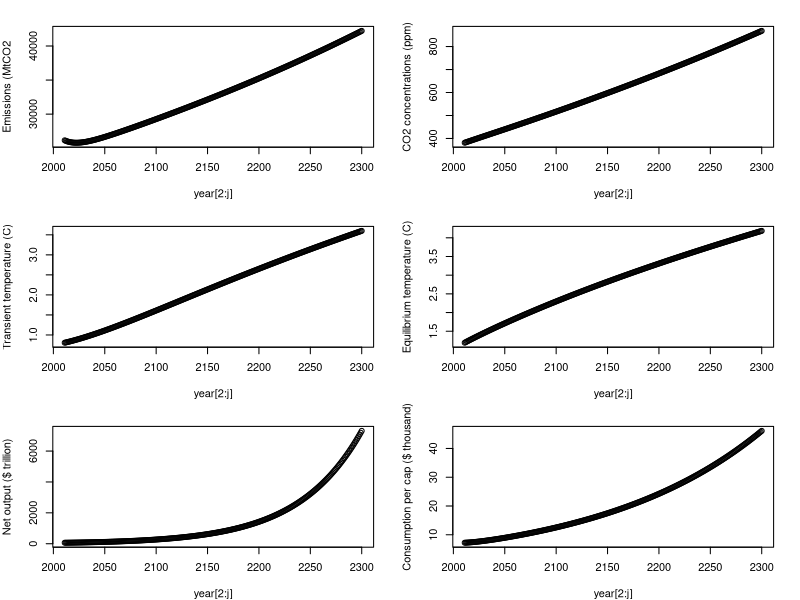
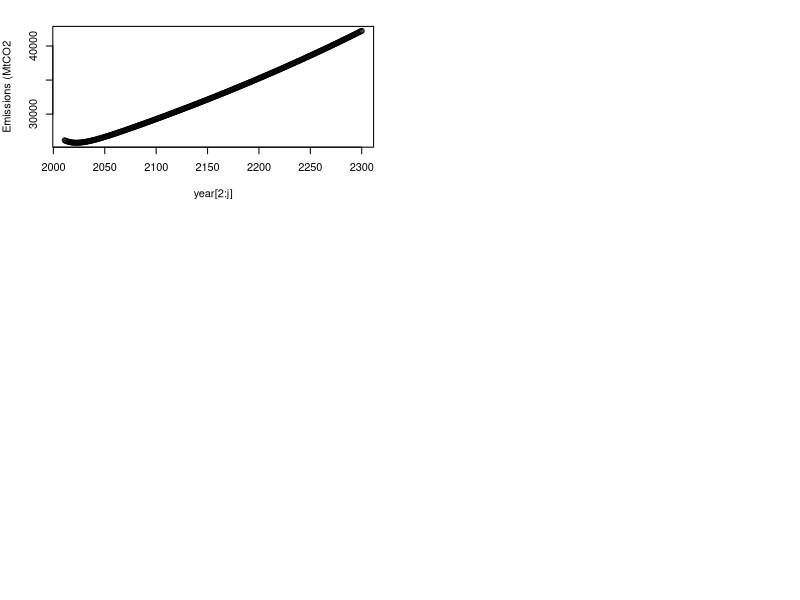
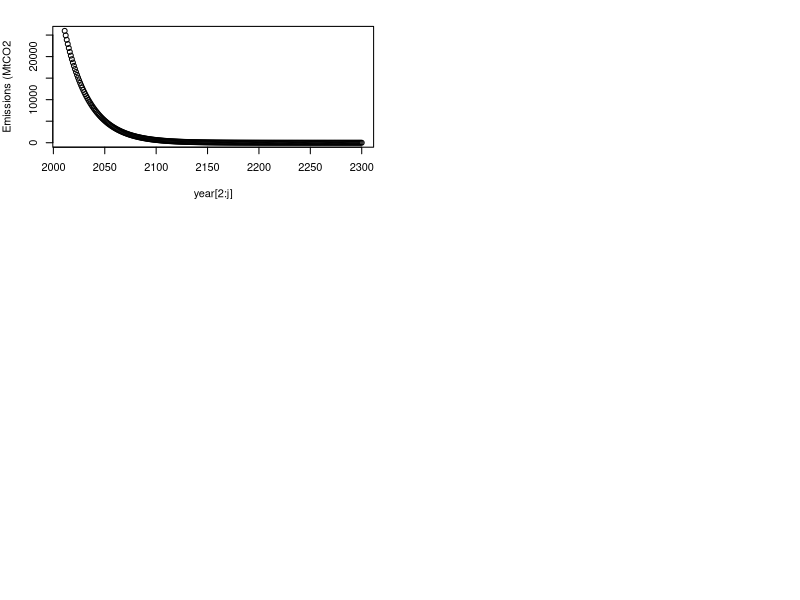
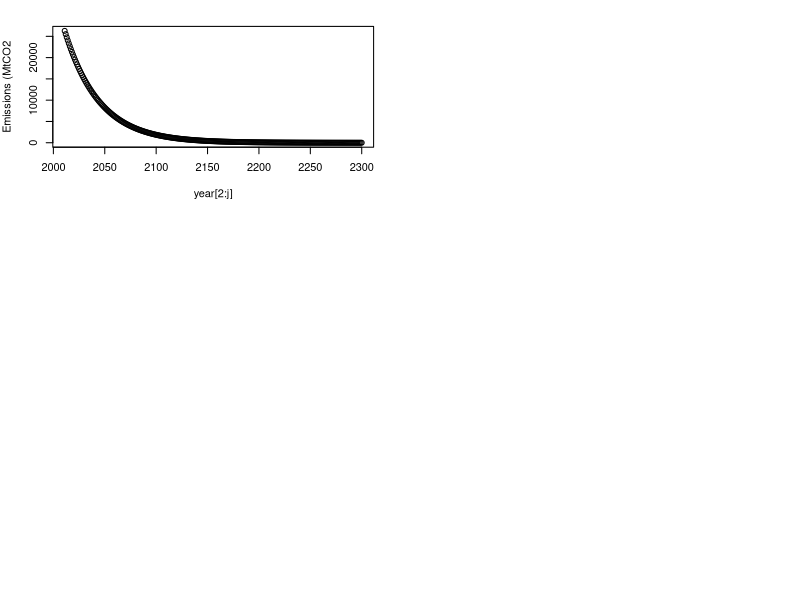
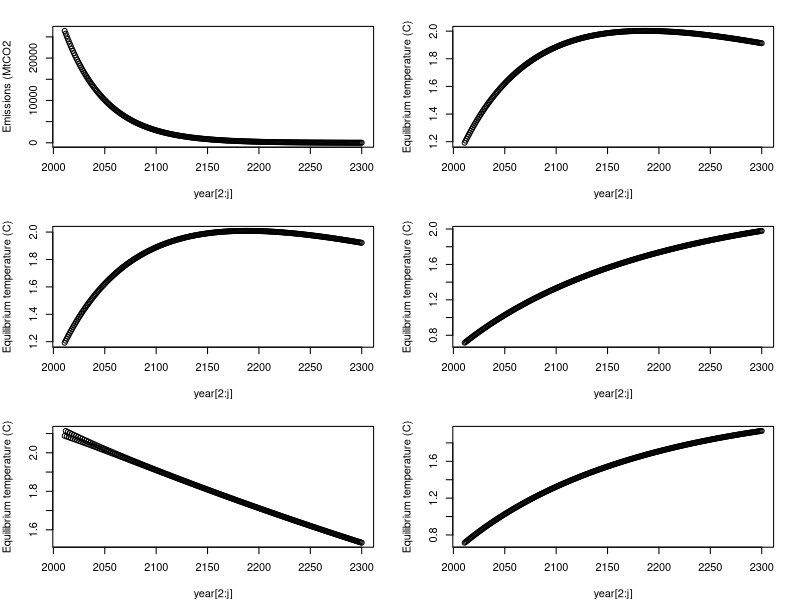
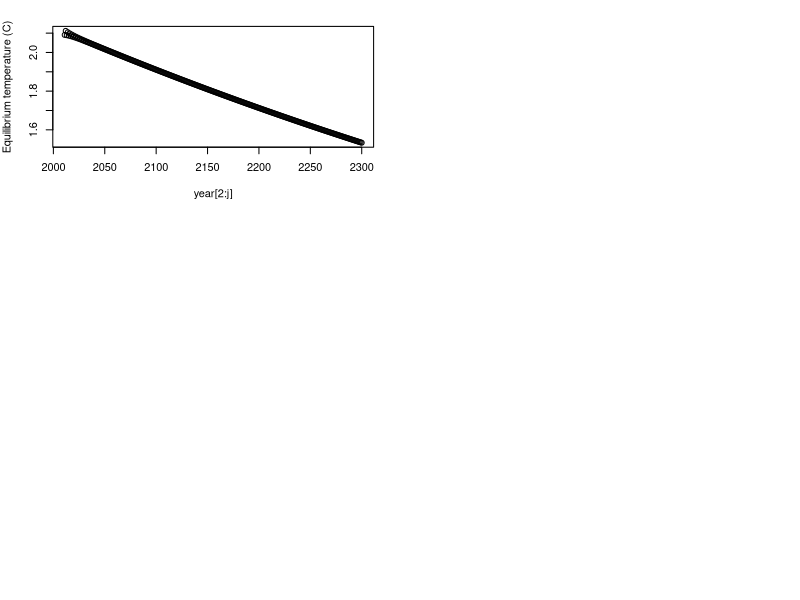

The R source for these figures, in order:
## ---- chunk 1
knitr::opts_chunk$set(echo = TRUE)
## ---- chunk 2
 #set your own directory here 
    setwd('~/Documents/UCSB/W22/Econ & Policy of CC/PS1/ESM229_PS1')
    rm(list=ls()) # clears workspace
## ---- chunk 3
# Fixed Economic parameters (LEAVE THIS ALONE FOR NOW)
    p_saving<-c(.22) # output saved, default at 0.22
    p_capShare<-c(.3) # Cobb-Douglas capital share, default at 0.3
    p_capDep<-c(.1) # capital depreciation, default at 0.1
    p_TFP_g<-c(.005) # TFP growth rate, default at 0.005   
    p_damage<-c(.009) # default at 0.009

    # Variable Economic parameters (TRY DIFFERENT VALUES)
    p_emInt_g<-c(-.005) # default at -.005
    p_enInt_g<-c(-.01) # default at -.01
    p_pop_g<-c(0.01) # default at .01
    
    # Fixed climate parameters (LEAVE THIS ALONE)
    p_carDecay<-c(400) # carbon decay, default 400
    p_climDelay<-c(.015) # climate decay, default 0.015

    #Variable climate parameters (TRY DIFFERENT VALUES)
    p_climSens<-c(2.5) # climate sensitivity default 2.5
## ---- chunk 4
# years
    p_years<-c(291)

    # Economic
    ic_pop<-c(6900) # in millions
    ic_enInt<-c(5.98) # in EJ/$trill
    ic_emInt<-c(68.27) # in Mt CO2 /EJ            
    ic_K<-c(139.65) # $trill   
    ic_TFP<-c(.03)

    # Climate
    ic_preCO2<-c(275) # ppm
    ic_nowCO2<-c(380) # ppm
    ic_T<-c(0.8) # degree C above preindustrial

    # creating empty matrices for storing data
    year<-matrix(0,p_years,1)    
    pop<-matrix(0, p_years,1)
    enInt<-matrix(0, p_years,1)
    emInt<-matrix(0, p_years,1)    
    TFP<-matrix(0, p_years,1)
    Y_gross<-matrix(0, p_years,1)
    K<-matrix(0, p_years,1)
    gdppc<-matrix(0, p_years,1)
    CO2ppm<-matrix(0, p_years,1)
    em_MtCO2<-matrix(0,p_years,1)
    em_ppm<-matrix(0,p_years,1)
    Y_net<-matrix(0,p_years,1)
    C<-matrix(0,p_years,1)
    C_pc<-matrix(0,p_years,1)
    Teq<-matrix(0,p_years,1)
    climateDamage<-matrix(0,p_years,1)
## ---- chunk 5
 # initializing for first period    
    year[1]<-2010
    pop[1]<-ic_pop
    enInt[1]<-ic_enInt    
    emInt[1]<-ic_emInt
    TFP[1]<-ic_TFP

    for (j in 2:p_years) {
      year[j]<-year[j-1]+1
      pop[j]=pop[j-1]*(1+p_pop_g)
      enInt[j]=enInt[j-1]*(1+p_enInt_g)
      emInt[j]=emInt[j-1]*(1+p_emInt_g)
      TFP[j]=TFP[j-1]*(1+p_TFP_g)
    }
## ---- chunk 6
 # initializing for first period
    #Part 1: Economic model w/o climate damages
    K[1]<-ic_K
    Y_gross[1]<-TFP[1]*K[1]^p_capShare*pop[1]^(1-p_capShare)
      
    #Part 2: climate model
    #CO2 concentration
    CO2ppm[1]<-ic_nowCO2                      
    T[1]=ic_T

    #Part 3: Economic model with climate damages
    #climate damages
    climateShare<-(p_damage*T[1]^2)/(1+p_damage*T[1]^2) # damage function
    climateDamage[1]<-climateShare*Y_gross[1] #climate damages
    Y_net[1]<-Y_gross[1]-climateDamage[1] # net of damages output          
    C[1]<-Y_net[1]-p_saving*Y_net[1]
    C_pc[1]<-(C[1]/pop[1])*1000      


    # looping over rest of the years
    for (j in 2:p_years) {
      
      #Part 1: Economic model w/o climate damages     
      #Economic output 
      K[j]<-(1-p_capDep)*K[j-1]+p_saving*Y_net[j-1]  #capital accumulation
      Y_gross[j]<-TFP[j]*K[j]^p_capShare*pop[j]^(1-p_capShare) #Cobb-Douglas production function
      gdppc[j]=Y_gross[j]/pop[j]

      #emissions
      em_MtCO2[j]<-pop[j]*gdppc[j]*enInt[j]*emInt[j] #Kaya identity
      em_ppm[j]<-em_MtCO2[j]/7810 # convert to atmospheric CO2 concentrations
      
      #Part 2: climate model     
      #CO2 concentration
      CO2ppm[j]<-CO2ppm[j-1]+0.5*((em_ppm[j])- (CO2ppm[j-1]-(ic_preCO2))/(p_carDecay)) #CO2 concentration accumulation                             
    
      #Radiative forcing
      rad_CO2_Wpm2<-5.35*log(CO2ppm[j]/ic_preCO2)

      # Converting to temperature  
      Teq[j]<-rad_CO2_Wpm2*(p_climSens/(5.3*log(2))) #Equilibrium temperature
      T[j]=T[j-1]+p_climDelay*(Teq[j]-T[j-1]) #Transient temperature

      #Part 3: Economic model with climate damages
      climateShare<-(p_damage*T[j]^2)/(1+p_damage*T[j]^2) # damage function
      climateDamage[j]<-climateShare*Y_gross[j] # climate damages
      Y_net[j]<-Y_gross[j]-climateDamage[j] # output net of damages          
      C[j]<-Y_net[j]-p_saving*Y_net[j] # consumption 
      C_pc[j]<-(C[j]/pop[j])*1000 #per capita consumption     
    }
## ---- chunk 7
par(mfrow=c(3,2), mar=c(4,4,2,2))
plot(year[2:j], em_MtCO2[2:j], ylab="Emissions (MtCO2")
plot(year[2:j], CO2ppm[2:j], ylab="CO2 concentrations (ppm)")
plot(year[2:j], T[2:j], ylab="Transient temperature (C)")
plot(year[2:j], Teq[2:j], ylab="Equilibrium temperature (C)")
plot(year[2:j], Y_net[2:j], ylab="Net output ($ trillion)")
plot(year[2:j], C_pc[2:j], ylab="Consumption per cap ($ thousand)")
## ---- chunk 8
par(mfrow=c(3,2), mar=c(4,4,2,2))
plot(year[2:j], em_MtCO2[2:j], ylab="Emissions (MtCO2")
## ---- chunk 9
# Fixed Economic parameters (LEAVE THIS ALONE FOR NOW)
    p_saving<-c(.22) # output saved, default at 0.22
    p_capShare<-c(.3) # Cobb-Douglas capital share, default at 0.3
    p_capDep<-c(.1) # capital depreciation, default at 0.1
    p_TFP_g<-c(.005) # TFP growth rate, default at 0.005   
    p_damage<-c(.009) # default at 0.009

    # Variable Economic parameters (TRY DIFFERENT VALUES)
    p_emInt_g<-c(-.005) # default at -.005
    p_enInt_g<-c(-.01) # default at -.01
    p_pop_g<-c(0) # default at .01
    
    # Fixed climate parameters (LEAVE THIS ALONE)
    p_carDecay<-c(400) # carbon decay, default 400
    p_climDelay<-c(.015) # climate decay, default 0.015

    #Variable climate parameters (TRY DIFFERENT VALUES)
    p_climSens<-c(2.5) # climate sensitivity default 2.5
    
 # years
    p_years<-c(291)

    # Economic
    ic_pop<-c(6900) # in millions
    ic_enInt<-c(5.98) # in EJ/$trill
    ic_emInt<-c(68.27) # in Mt CO2 /EJ            
    ic_K<-c(139.65) # $trill   
    ic_TFP<-c(.03)

    # Climate
    ic_preCO2<-c(275) # ppm
    ic_nowCO2<-c(380) # ppm
    ic_T<-c(0.8) # degree C above preindustrial

    # creating empty matrices for storing data
    year<-matrix(0,p_years,1)    
    pop<-matrix(0, p_years,1)
    enInt<-matrix(0, p_years,1)
    emInt<-matrix(0, p_years,1)    
    TFP<-matrix(0, p_years,1)
    Y_gross<-matrix(0, p_years,1)
    K<-matrix(0, p_years,1)
    gdppc<-matrix(0, p_years,1)
    CO2ppm<-matrix(0, p_years,1)
    em_MtCO2<-matrix(0,p_years,1)
    em_ppm<-matrix(0,p_years,1)
    Y_net<-matrix(0,p_years,1)
    C<-matrix(0,p_years,1)
    C_pc<-matrix(0,p_years,1)
    Teq<-matrix(0,p_years,1)
    climateDamage<-matrix(0,p_years,1) 
    
# initializing for first period    
    year[1]<-2010
    pop[1]<-ic_pop
    enInt[1]<-ic_enInt    
    emInt[1]<-ic_emInt
    TFP[1]<-ic_TFP

    for (j in 2:p_years) {
      year[j]<-year[j-1]+1
      pop[j]=pop[j-1]*(1+p_pop_g)
      enInt[j]=enInt[j-1]*(1+p_enInt_g)
      emInt[j]=emInt[j-1]*(1+p_emInt_g)
      TFP[j]=TFP[j-1]*(1+p_TFP_g)
    }

     # initializing for first period
    #Part 1: Economic model w/o climate damages
    K[1]<-ic_K
    Y_gross[1]<-TFP[1]*K[1]^p_capShare*pop[1]^(1-p_capShare)
      
    #Part 2: climate model
    #CO2 concentration
    CO2ppm[1]<-ic_nowCO2                      
    T[1]=ic_T

    #Part 3: Economic model with climate damages
    #climate damages
    climateShare<-(p_damage*T[1]^2)/(1+p_damage*T[1]^2) # damage function
    climateDamage[1]<-climateShare*Y_gross[1] #climate damages
    Y_net[1]<-Y_gross[1]-climateDamage[1] # net of damages output          
    C[1]<-Y_net[1]-p_saving*Y_net[1]
    C_pc[1]<-(C[1]/pop[1])*1000      


    # looping over rest of the years
    for (j in 2:p_years) {
      
      #Part 1: Economic model w/o climate damages     
      #Economic output 
      K[j]<-(1-p_capDep)*K[j-1]+p_saving*Y_net[j-1]  #capital accumulation
      Y_gross[j]<-TFP[j]*K[j]^p_capShare*pop[j]^(1-p_capShare) #Cobb-Douglas production function
      gdppc[j]=Y_gross[j]/pop[j]

      #emissions
      em_MtCO2[j]<-pop[j]*gdppc[j]*enInt[j]*emInt[j] #Kaya identity
      em_ppm[j]<-em_MtCO2[j]/7810 # convert to atmospheric CO2 concentrations
      
    } 
#plot2
par(mfrow=c(3,2), mar=c(4,4,2,2))
plot(year[2:j], em_MtCO2[2:j], ylab="Emissions (MtCO2")  
  
## ---- chunk 10
# Fixed Economic parameters (LEAVE THIS ALONE FOR NOW)
    p_saving<-c(.22) # output saved, default at 0.22
    p_capShare<-c(.3) # Cobb-Douglas capital share, default at 0.3
    p_capDep<-c(.1) # capital depreciation, default at 0.1
    p_TFP_g<-c(.005) # TFP growth rate, default at 0.005   
    p_damage<-c(.009) # default at 0.009

    # Variable Economic parameters (TRY DIFFERENT VALUES)
    p_emInt_g<-c(0) # default at -.005
    p_enInt_g<-c(-.01) # default at -.01
    p_pop_g<-c(0.01) # default at .01
    
    # Fixed climate parameters (LEAVE THIS ALONE)
    p_carDecay<-c(400) # carbon decay, default 400
    p_climDelay<-c(.015) # climate decay, default 0.015

    #Variable climate parameters (TRY DIFFERENT VALUES)
    p_climSens<-c(2.5) # climate sensitivity default 2.5
    
 # years
    p_years<-c(291)

    # Economic
    ic_pop<-c(6900) # in millions
    ic_enInt<-c(5.98) # in EJ/$trill
    ic_emInt<-c(68.27) # in Mt CO2 /EJ            
    ic_K<-c(139.65) # $trill   
    ic_TFP<-c(.03)

    # Climate
    ic_preCO2<-c(275) # ppm
    ic_nowCO2<-c(380) # ppm
    ic_T<-c(0.8) # degree C above preindustrial

    # creating empty matrices for storing data
    year<-matrix(0,p_years,1)    
    pop<-matrix(0, p_years,1)
    enInt<-matrix(0, p_years,1)
    emInt<-matrix(0, p_years,1)    
    TFP<-matrix(0, p_years,1)
    Y_gross<-matrix(0, p_years,1)
    K<-matrix(0, p_years,1)
    gdppc<-matrix(0, p_years,1)
    CO2ppm<-matrix(0, p_years,1)
    em_MtCO2<-matrix(0,p_years,1)
    em_ppm<-matrix(0,p_years,1)
    Y_net<-matrix(0,p_years,1)
    C<-matrix(0,p_years,1)
    C_pc<-matrix(0,p_years,1)
    Teq<-matrix(0,p_years,1)
    climateDamage<-matrix(0,p_years,1) 
    
# initializing for first period    
    year[1]<-2010
    pop[1]<-ic_pop
    enInt[1]<-ic_enInt    
    emInt[1]<-ic_emInt
    TFP[1]<-ic_TFP

    for (j in 2:p_years) {
      year[j]<-year[j-1]+1
      pop[j]=pop[j-1]*(1+p_pop_g)
      enInt[j]=enInt[j-1]*(1+p_enInt_g)
      emInt[j]=emInt[j-1]*(1+p_emInt_g)
      TFP[j]=TFP[j-1]*(1+p_TFP_g)
    }

     # initializing for first period
    #Part 1: Economic model w/o climate damages
    K[1]<-ic_K
    Y_gross[1]<-TFP[1]*K[1]^p_capShare*pop[1]^(1-p_capShare)
      
    #Part 2: climate model
    #CO2 concentration
    CO2ppm[1]<-ic_nowCO2                      
    T[1]=ic_T

    #Part 3: Economic model with climate damages
    #climate damages
    climateShare<-(p_damage*T[1]^2)/(1+p_damage*T[1]^2) # damage function
    climateDamage[1]<-climateShare*Y_gross[1] #climate damages
    Y_net[1]<-Y_gross[1]-climateDamage[1] # net of damages output          
    C[1]<-Y_net[1]-p_saving*Y_net[1]
    C_pc[1]<-(C[1]/pop[1])*1000      


    # looping over rest of the years
    for (j in 2:p_years) {
      
      #Part 1: Economic model w/o climate damages     
      #Economic output 
      K[j]<-(1-p_capDep)*K[j-1]+p_saving*Y_net[j-1]  #capital accumulation
      Y_gross[j]<-TFP[j]*K[j]^p_capShare*pop[j]^(1-p_capShare) #Cobb-Douglas production function
      gdppc[j]=Y_gross[j]/pop[j]

      #emissions
      em_MtCO2[j]<-pop[j]*gdppc[j]*enInt[j]*emInt[j] #Kaya identity
      em_ppm[j]<-em_MtCO2[j]/7810 # convert to atmospheric CO2 concentrations
      
    } 
#plot3
par(mfrow=c(3,2), mar=c(4,4,2,2))
plot(year[2:j], em_MtCO2[2:j], ylab="Emissions (MtCO2")  
## ---- chunk 11
# Fixed Economic parameters (LEAVE THIS ALONE FOR NOW)
    p_saving<-c(.22) # output saved, default at 0.22
    p_capShare<-c(.3) # Cobb-Douglas capital share, default at 0.3
    p_capDep<-c(.1) # capital depreciation, default at 0.1
    p_TFP_g<-c(.005) # TFP growth rate, default at 0.005   
    p_damage<-c(.009) # default at 0.009

    # Variable Economic parameters (TRY DIFFERENT VALUES)
    p_emInt_g<-c(-.005) # default at -.005
    p_enInt_g<-c(0) # default at -.01
    p_pop_g<-c(0.01) # default at .01
    
    # Fixed climate parameters (LEAVE THIS ALONE)
    p_carDecay<-c(400) # carbon decay, default 400
    p_climDelay<-c(.015) # climate decay, default 0.015

    #Variable climate parameters (TRY DIFFERENT VALUES)
    p_climSens<-c(2.5) # climate sensitivity default 2.5
    
 # years
    p_years<-c(291)

    # Economic
    ic_pop<-c(6900) # in millions
    ic_enInt<-c(5.98) # in EJ/$trill
    ic_emInt<-c(68.27) # in Mt CO2 /EJ            
    ic_K<-c(139.65) # $trill   
    ic_TFP<-c(.03)

    # Climate
    ic_preCO2<-c(275) # ppm
    ic_nowCO2<-c(380) # ppm
    ic_T<-c(0.8) # degree C above preindustrial

    # creating empty matrices for storing data
    year<-matrix(0,p_years,1)    
    pop<-matrix(0, p_years,1)
    enInt<-matrix(0, p_years,1)
    emInt<-matrix(0, p_years,1)    
    TFP<-matrix(0, p_years,1)
    Y_gross<-matrix(0, p_years,1)
    K<-matrix(0, p_years,1)
    gdppc<-matrix(0, p_years,1)
    CO2ppm<-matrix(0, p_years,1)
    em_MtCO2<-matrix(0,p_years,1)
    em_ppm<-matrix(0,p_years,1)
    Y_net<-matrix(0,p_years,1)
    C<-matrix(0,p_years,1)
    C_pc<-matrix(0,p_years,1)
    Teq<-matrix(0,p_years,1)
    climateDamage<-matrix(0,p_years,1) 
    
# initializing for first period    
    year[1]<-2010
    pop[1]<-ic_pop
    enInt[1]<-ic_enInt    
    emInt[1]<-ic_emInt
    TFP[1]<-ic_TFP

    for (j in 2:p_years) {
      year[j]<-year[j-1]+1
      pop[j]=pop[j-1]*(1+p_pop_g)
      enInt[j]=enInt[j-1]*(1+p_enInt_g)
      emInt[j]=emInt[j-1]*(1+p_emInt_g)
      TFP[j]=TFP[j-1]*(1+p_TFP_g)
    }

     # initializing for first period
    #Part 1: Economic model w/o climate damages
    K[1]<-ic_K
    Y_gross[1]<-TFP[1]*K[1]^p_capShare*pop[1]^(1-p_capShare)
      
    #Part 2: climate model
    #CO2 concentration
    CO2ppm[1]<-ic_nowCO2                      
    T[1]=ic_T

    #Part 3: Economic model with climate damages
    #climate damages
    climateShare<-(p_damage*T[1]^2)/(1+p_damage*T[1]^2) # damage function
    climateDamage[1]<-climateShare*Y_gross[1] #climate damages
    Y_net[1]<-Y_gross[1]-climateDamage[1] # net of damages output          
    C[1]<-Y_net[1]-p_saving*Y_net[1]
    C_pc[1]<-(C[1]/pop[1])*1000      


    # looping over rest of the years
    for (j in 2:p_years) {
      
      #Part 1: Economic model w/o climate damages     
      #Economic output 
      K[j]<-(1-p_capDep)*K[j-1]+p_saving*Y_net[j-1]  #capital accumulation
      Y_gross[j]<-TFP[j]*K[j]^p_capShare*pop[j]^(1-p_capShare) #Cobb-Douglas production function
      gdppc[j]=Y_gross[j]/pop[j]

      #emissions
      em_MtCO2[j]<-pop[j]*gdppc[j]*enInt[j]*emInt[j] #Kaya identity
      em_ppm[j]<-em_MtCO2[j]/7810 # convert to atmospheric CO2 concentrations
      
    } 
#plot4
par(mfrow=c(3,2), mar=c(4,4,2,2))
plot(year[2:j], em_MtCO2[2:j], ylab="Emissions (MtCO2")
## ---- chunk 12
# Fixed Economic parameters (LEAVE THIS ALONE FOR NOW)
    p_saving<-c(.22) # output saved, default at 0.22
    p_capShare<-c(.3) # Cobb-Douglas capital share, default at 0.3
    p_capDep<-c(.1) # capital depreciation, default at 0.1
    p_TFP_g<-c(.005) # TFP growth rate, default at 0.005   
    p_damage<-c(.009) # default at 0.009

    # Variable Economic parameters (TRY DIFFERENT VALUES)
    p_emInt_g<-c(.019) # default at -.005
    p_enInt_g<-c(-.01) # default at -.01
    p_pop_g<-c(0.01) # default at .01
    
    # Fixed climate parameters (LEAVE THIS ALONE)
    p_carDecay<-c(400) # carbon decay, default 400
    p_climDelay<-c(.015) # climate decay, default 0.015

    #Variable climate parameters (TRY DIFFERENT VALUES)
    p_climSens<-c(2.5) # climate sensitivity default 2.5
    
# years
    p_years<-c(291)

    # Economic
    ic_pop<-c(6900) # in millions
    ic_enInt<-c(5.98) # in EJ/$trill
    ic_emInt<-c(68.27) # in Mt CO2 /EJ            
    ic_K<-c(139.65) # $trill   
    ic_TFP<-c(.03)

    # Climate
    ic_preCO2<-c(275) # ppm
    ic_nowCO2<-c(380) # ppm
    ic_T<-c(0.8) # degree C above preindustrial

    # creating empty matrices for storing data
    year<-matrix(0,p_years,1)    
    pop<-matrix(0, p_years,1)
    enInt<-matrix(0, p_years,1)
    emInt<-matrix(0, p_years,1)    
    TFP<-matrix(0, p_years,1)
    Y_gross<-matrix(0, p_years,1)
    K<-matrix(0, p_years,1)
    gdppc<-matrix(0, p_years,1)
    CO2ppm<-matrix(0, p_years,1)
    em_MtCO2<-matrix(0,p_years,1)
    em_ppm<-matrix(0,p_years,1)
    Y_net<-matrix(0,p_years,1)
    C<-matrix(0,p_years,1)
    C_pc<-matrix(0,p_years,1)
    Teq<-matrix(0,p_years,1)
    climateDamage<-matrix(0,p_years,1)
    

     # initializing for first period    
    year[1]<-2010
    pop[1]<-ic_pop
    enInt[1]<-ic_enInt    
    emInt[1]<-ic_emInt
    TFP[1]<-ic_TFP

    for (j in 2:p_years) {
      year[j]<-year[j-1]+1
      pop[j]=pop[j-1]*(1+p_pop_g)
      enInt[j]=enInt[j-1]*(1+p_enInt_g)
      emInt[j]=emInt[j-1]*(1+p_emInt_g)
      TFP[j]=TFP[j-1]*(1+p_TFP_g)
    }
    
     # initializing for first period
    #Part 1: Economic model w/o climate damages
    K[1]<-ic_K
    Y_gross[1]<-TFP[1]*K[1]^p_capShare*pop[1]^(1-p_capShare)
      
    #Part 2: climate model
    #CO2 concentration
    CO2ppm[1]<-ic_nowCO2                      
    T[1]=ic_T

    #Part 3: Economic model with climate damages
    #climate damages
    climateShare<-(p_damage*T[1]^2)/(1+p_damage*T[1]^2) # damage function
    climateDamage[1]<-climateShare*Y_gross[1] #climate damages
    Y_net[1]<-Y_gross[1]-climateDamage[1] # net of damages output          
    C[1]<-Y_net[1]-p_saving*Y_net[1]
    C_pc[1]<-(C[1]/pop[1])*1000      


    # looping over rest of the years
    for (j in 2:p_years) {
      
      #Part 1: Economic model w/o climate damages     
      #Economic output 
      K[j]<-(1-p_capDep)*K[j-1]+p_saving*Y_net[j-1]  #capital accumulation
      Y_gross[j]<-TFP[j]*K[j]^p_capShare*pop[j]^(1-p_capShare) #Cobb-Douglas production function
      gdppc[j]=Y_gross[j]/pop[j]

      #emissions
      em_MtCO2[j]<-pop[j]*gdppc[j]*enInt[j]*emInt[j] #Kaya identity
      em_ppm[j]<-em_MtCO2[j]/7810 # convert to atmospheric CO2 concentrations
      
      #Part 2: climate model     
      #CO2 concentration
      CO2ppm[j]<-CO2ppm[j-1]+0.5*((em_ppm[j])- (CO2ppm[j-1]-(ic_preCO2))/(p_carDecay)) #CO2 concentration accumulation                             
    
      #Radiative forcing
      rad_CO2_Wpm2<-5.35*log(CO2ppm[j]/ic_preCO2)

      # Converting to temperature  
      Teq[j]<-rad_CO2_Wpm2*(p_climSens/(5.3*log(2))) #Equilibrium temperature
      T[j]=T[j-1]+p_climDelay*(Teq[j]-T[j-1]) #Transient temperature
    } 
## ---- chunk 13
plot(year[2:j], Teq[2:j], ylab="Equilibrium temperature (C)")
## ---- chunk 14
# Fixed Economic parameters (LEAVE THIS ALONE FOR NOW)
    p_saving<-c(.22) # output saved, default at 0.22
    p_capShare<-c(.3) # Cobb-Douglas capital share, default at 0.3
    p_capDep<-c(.1) # capital depreciation, default at 0.1
    p_TFP_g<-c(.005) # TFP growth rate, default at 0.005   
    p_damage<-c(.009) # default at 0.009

    # Variable Economic parameters (TRY DIFFERENT VALUES)
    p_emInt_g<-c(-.005) # default at -.005
    p_enInt_g<-c(.014) # default at -.01
    p_pop_g<-c(0.01) # default at .01
    
    # Fixed climate parameters (LEAVE THIS ALONE)
    p_carDecay<-c(400) # carbon decay, default 400
    p_climDelay<-c(.015) # climate decay, default 0.015

    #Variable climate parameters (TRY DIFFERENT VALUES)
    p_climSens<-c(2.5) # climate sensitivity default 2.5
    
# years
    p_years<-c(291)

    # Economic
    ic_pop<-c(6900) # in millions
    ic_enInt<-c(5.98) # in EJ/$trill
    ic_emInt<-c(68.27) # in Mt CO2 /EJ            
    ic_K<-c(139.65) # $trill   
    ic_TFP<-c(.03)

    # Climate
    ic_preCO2<-c(275) # ppm
    ic_nowCO2<-c(380) # ppm
    ic_T<-c(0.8) # degree C above preindustrial

    # creating empty matrices for storing data
    year<-matrix(0,p_years,1)    
    pop<-matrix(0, p_years,1)
    enInt<-matrix(0, p_years,1)
    emInt<-matrix(0, p_years,1)    
    TFP<-matrix(0, p_years,1)
    Y_gross<-matrix(0, p_years,1)
    K<-matrix(0, p_years,1)
    gdppc<-matrix(0, p_years,1)
    CO2ppm<-matrix(0, p_years,1)
    em_MtCO2<-matrix(0,p_years,1)
    em_ppm<-matrix(0,p_years,1)
    Y_net<-matrix(0,p_years,1)
    C<-matrix(0,p_years,1)
    C_pc<-matrix(0,p_years,1)
    Teq<-matrix(0,p_years,1)
    climateDamage<-matrix(0,p_years,1)
    

     # initializing for first period    
    year[1]<-2010
    pop[1]<-ic_pop
    enInt[1]<-ic_enInt    
    emInt[1]<-ic_emInt
    TFP[1]<-ic_TFP

    for (j in 2:p_years) {
      year[j]<-year[j-1]+1
      pop[j]=pop[j-1]*(1+p_pop_g)
      enInt[j]=enInt[j-1]*(1+p_enInt_g)
      emInt[j]=emInt[j-1]*(1+p_emInt_g)
      TFP[j]=TFP[j-1]*(1+p_TFP_g)
    }
    
     # initializing for first period
    #Part 1: Economic model w/o climate damages
    K[1]<-ic_K
    Y_gross[1]<-TFP[1]*K[1]^p_capShare*pop[1]^(1-p_capShare)
      
    #Part 2: climate model
    #CO2 concentration
    CO2ppm[1]<-ic_nowCO2                      
    T[1]=ic_T

    #Part 3: Economic model with climate damages
    #climate damages
    climateShare<-(p_damage*T[1]^2)/(1+p_damage*T[1]^2) # damage function
    climateDamage[1]<-climateShare*Y_gross[1] #climate damages
    Y_net[1]<-Y_gross[1]-climateDamage[1] # net of damages output          
    C[1]<-Y_net[1]-p_saving*Y_net[1]
    C_pc[1]<-(C[1]/pop[1])*1000      


    # looping over rest of the years
    for (j in 2:p_years) {
      
      #Part 1: Economic model w/o climate damages     
      #Economic output 
      K[j]<-(1-p_capDep)*K[j-1]+p_saving*Y_net[j-1]  #capital accumulation
      Y_gross[j]<-TFP[j]*K[j]^p_capShare*pop[j]^(1-p_capShare) #Cobb-Douglas production function
      gdppc[j]=Y_gross[j]/pop[j]

      #emissions
      em_MtCO2[j]<-pop[j]*gdppc[j]*enInt[j]*emInt[j] #Kaya identity
      em_ppm[j]<-em_MtCO2[j]/7810 # convert to atmospheric CO2 concentrations
      
      #Part 2: climate model     
      #CO2 concentration
      CO2ppm[j]<-CO2ppm[j-1]+0.5*((em_ppm[j])- (CO2ppm[j-1]-(ic_preCO2))/(p_carDecay)) #CO2 concentration accumulation                             
    
      #Radiative forcing
      rad_CO2_Wpm2<-5.35*log(CO2ppm[j]/ic_preCO2)

      # Converting to temperature  
      Teq[j]<-rad_CO2_Wpm2*(p_climSens/(5.3*log(2))) #Equilibrium temperature
      T[j]=T[j-1]+p_climDelay*(Teq[j]-T[j-1]) #Transient temperature
    }
## ---- chunk 15
plot(year[2:j], Teq[2:j], ylab="Equilibrium temperature (C)")
## ---- chunk 16
# Fixed Economic parameters (LEAVE THIS ALONE FOR NOW)
    p_saving<-c(.22) # output saved, default at 0.22
    p_capShare<-c(.3) # Cobb-Douglas capital share, default at 0.3
    p_capDep<-c(.1) # capital depreciation, default at 0.1
    p_TFP_g<-c(.005) # TFP growth rate, default at 0.005   
    p_damage<-c(.009) # default at 0.009

    # Variable Economic parameters (TRY DIFFERENT VALUES)
    p_emInt_g<-c(.0285) # default at -.005
    p_enInt_g<-c(-.01) # default at -.01
    p_pop_g<-c(0.01) # default at .01
    
    # Fixed climate parameters (LEAVE THIS ALONE)
    p_carDecay<-c(400) # carbon decay, default 400
    p_climDelay<-c(.015) # climate decay, default 0.015

    #Variable climate parameters (TRY DIFFERENT VALUES)
    p_climSens<-c(1.5) # climate sensitivity default 2.5 LOWER
    
# years
    p_years<-c(291)

    # Economic
    ic_pop<-c(6900) # in millions
    ic_enInt<-c(5.98) # in EJ/$trill
    ic_emInt<-c(68.27) # in Mt CO2 /EJ            
    ic_K<-c(139.65) # $trill   
    ic_TFP<-c(.03)

    # Climate
    ic_preCO2<-c(275) # ppm
    ic_nowCO2<-c(380) # ppm
    ic_T<-c(0.8) # degree C above preindustrial

    # creating empty matrices for storing data
    year<-matrix(0,p_years,1)    
    pop<-matrix(0, p_years,1)
    enInt<-matrix(0, p_years,1)
    emInt<-matrix(0, p_years,1)    
    TFP<-matrix(0, p_years,1)
    Y_gross<-matrix(0, p_years,1)
    K<-matrix(0, p_years,1)
    gdppc<-matrix(0, p_years,1)
    CO2ppm<-matrix(0, p_years,1)
    em_MtCO2<-matrix(0,p_years,1)
    em_ppm<-matrix(0,p_years,1)
    Y_net<-matrix(0,p_years,1)
    C<-matrix(0,p_years,1)
    C_pc<-matrix(0,p_years,1)
    Teq<-matrix(0,p_years,1)
    climateDamage<-matrix(0,p_years,1)
    

     # initializing for first period    
    year[1]<-2010
    pop[1]<-ic_pop
    enInt[1]<-ic_enInt    
    emInt[1]<-ic_emInt
    TFP[1]<-ic_TFP

    for (j in 2:p_years) {
      year[j]<-year[j-1]+1
      pop[j]=pop[j-1]*(1+p_pop_g)
      enInt[j]=enInt[j-1]*(1+p_enInt_g)
      emInt[j]=emInt[j-1]*(1+p_emInt_g)
      TFP[j]=TFP[j-1]*(1+p_TFP_g)
    }
    
     # initializing for first period
    #Part 1: Economic model w/o climate damages
    K[1]<-ic_K
    Y_gross[1]<-TFP[1]*K[1]^p_capShare*pop[1]^(1-p_capShare)
      
    #Part 2: climate model
    #CO2 concentration
    CO2ppm[1]<-ic_nowCO2                      
    T[1]=ic_T

    #Part 3: Economic model with climate damages
    #climate damages
    climateShare<-(p_damage*T[1]^2)/(1+p_damage*T[1]^2) # damage function
    climateDamage[1]<-climateShare*Y_gross[1] #climate damages
    Y_net[1]<-Y_gross[1]-climateDamage[1] # net of damages output          
    C[1]<-Y_net[1]-p_saving*Y_net[1]
    C_pc[1]<-(C[1]/pop[1])*1000      


    # looping over rest of the years
    for (j in 2:p_years) {
      
      #Part 1: Economic model w/o climate damages     
      #Economic output 
      K[j]<-(1-p_capDep)*K[j-1]+p_saving*Y_net[j-1]  #capital accumulation
      Y_gross[j]<-TFP[j]*K[j]^p_capShare*pop[j]^(1-p_capShare) #Cobb-Douglas production function
      gdppc[j]=Y_gross[j]/pop[j]

      #emissions
      em_MtCO2[j]<-pop[j]*gdppc[j]*enInt[j]*emInt[j] #Kaya identity
      em_ppm[j]<-em_MtCO2[j]/7810 # convert to atmospheric CO2 concentrations
      
      #Part 2: climate model     
      #CO2 concentration
      CO2ppm[j]<-CO2ppm[j-1]+0.5*((em_ppm[j])- (CO2ppm[j-1]-(ic_preCO2))/(p_carDecay)) #CO2 concentration accumulation                             
    
      #Radiative forcing
      rad_CO2_Wpm2<-5.35*log(CO2ppm[j]/ic_preCO2)

      # Converting to temperature  
      Teq[j]<-rad_CO2_Wpm2*(p_climSens/(5.3*log(2))) #Equilibrium temperature
      T[j]=T[j-1]+p_climDelay*(Teq[j]-T[j-1]) #Transient temperature
    }  
## ---- chunk 17
plot(year[2:j], Teq[2:j], ylab="Equilibrium temperature (C)")
## ---- chunk 18
# Fixed Economic parameters (LEAVE THIS ALONE FOR NOW)
    p_saving<-c(.22) # output saved, default at 0.22
    p_capShare<-c(.3) # Cobb-Douglas capital share, default at 0.3
    p_capDep<-c(.1) # capital depreciation, default at 0.1
    p_TFP_g<-c(.005) # TFP growth rate, default at 0.005   
    p_damage<-c(.009) # default at 0.009

    # Variable Economic parameters (TRY DIFFERENT VALUES)
    p_emInt_g<-c(-2.0) # default at -.005
    p_enInt_g<-c(-.01) # default at -.01
    p_pop_g<-c(0.01) # default at .01
    
    # Fixed climate parameters (LEAVE THIS ALONE)
    p_carDecay<-c(400) # carbon decay, default 400
    p_climDelay<-c(.015) # climate decay, default 0.015

    #Variable climate parameters (TRY DIFFERENT VALUES)
    p_climSens<-c(4.5) # climate sensitivity default 2.5 UPPER
    
# years
    p_years<-c(291)

    # Economic
    ic_pop<-c(6900) # in millions
    ic_enInt<-c(5.98) # in EJ/$trill
    ic_emInt<-c(68.27) # in Mt CO2 /EJ            
    ic_K<-c(139.65) # $trill   
    ic_TFP<-c(.03)

    # Climate
    ic_preCO2<-c(275) # ppm
    ic_nowCO2<-c(380) # ppm
    ic_T<-c(0.8) # degree C above preindustrial

    # creating empty matrices for storing data
    year<-matrix(0,p_years,1)    
    pop<-matrix(0, p_years,1)
    enInt<-matrix(0, p_years,1)
    emInt<-matrix(0, p_years,1)    
    TFP<-matrix(0, p_years,1)
    Y_gross<-matrix(0, p_years,1)
    K<-matrix(0, p_years,1)
    gdppc<-matrix(0, p_years,1)
    CO2ppm<-matrix(0, p_years,1)
    em_MtCO2<-matrix(0,p_years,1)
    em_ppm<-matrix(0,p_years,1)
    Y_net<-matrix(0,p_years,1)
    C<-matrix(0,p_years,1)
    C_pc<-matrix(0,p_years,1)
    Teq<-matrix(0,p_years,1)
    climateDamage<-matrix(0,p_years,1)
    

     # initializing for first period    
    year[1]<-2010
    pop[1]<-ic_pop
    enInt[1]<-ic_enInt    
    emInt[1]<-ic_emInt
    TFP[1]<-ic_TFP

    for (j in 2:p_years) {
      year[j]<-year[j-1]+1
      pop[j]=pop[j-1]*(1+p_pop_g)
      enInt[j]=enInt[j-1]*(1+p_enInt_g)
      emInt[j]=emInt[j-1]*(1+p_emInt_g)
      TFP[j]=TFP[j-1]*(1+p_TFP_g)
    }
    
     # initializing for first period
    #Part 1: Economic model w/o climate damages
    K[1]<-ic_K
    Y_gross[1]<-TFP[1]*K[1]^p_capShare*pop[1]^(1-p_capShare)
      
    #Part 2: climate model
    #CO2 concentration
    CO2ppm[1]<-ic_nowCO2                      
    T[1]=ic_T

    #Part 3: Economic model with climate damages
    #climate damages
    climateShare<-(p_damage*T[1]^2)/(1+p_damage*T[1]^2) # damage function
    climateDamage[1]<-climateShare*Y_gross[1] #climate damages
    Y_net[1]<-Y_gross[1]-climateDamage[1] # net of damages output          
    C[1]<-Y_net[1]-p_saving*Y_net[1]
    C_pc[1]<-(C[1]/pop[1])*1000      


    # looping over rest of the years
    for (j in 2:p_years) {
      
      #Part 1: Economic model w/o climate damages     
      #Economic output 
      K[j]<-(1-p_capDep)*K[j-1]+p_saving*Y_net[j-1]  #capital accumulation
      Y_gross[j]<-TFP[j]*K[j]^p_capShare*pop[j]^(1-p_capShare) #Cobb-Douglas production function
      gdppc[j]=Y_gross[j]/pop[j]

      #emissions
      em_MtCO2[j]<-pop[j]*gdppc[j]*enInt[j]*emInt[j] #Kaya identity
      em_ppm[j]<-em_MtCO2[j]/7810 # convert to atmospheric CO2 concentrations
      
      #Part 2: climate model     
      #CO2 concentration
      CO2ppm[j]<-CO2ppm[j-1]+0.5*((em_ppm[j])- (CO2ppm[j-1]-(ic_preCO2))/(p_carDecay)) #CO2 concentration accumulation                             
    
      #Radiative forcing
      rad_CO2_Wpm2<-5.35*log(CO2ppm[j]/ic_preCO2)

      # Converting to temperature  
      Teq[j]<-rad_CO2_Wpm2*(p_climSens/(5.3*log(2))) #Equilibrium temperature
      T[j]=T[j-1]+p_climDelay*(Teq[j]-T[j-1]) #Transient temperature
    }  
## ---- chunk 19
plot(year[2:j], Teq[2:j], ylab="Equilibrium temperature (C)") 
## ---- chunk 20
# Fixed Economic parameters (LEAVE THIS ALONE FOR NOW)
    p_saving<-c(.22) # output saved, default at 0.22
    p_capShare<-c(.3) # Cobb-Douglas capital share, default at 0.3
    p_capDep<-c(.1) # capital depreciation, default at 0.1
    p_TFP_g<-c(.005) # TFP growth rate, default at 0.005   
    p_damage<-c(.009) # default at 0.009

    # Variable Economic parameters (TRY DIFFERENT VALUES)
    p_emInt_g<-c(-.005) # default at -.005
    p_enInt_g<-c(.023) # default at -.01
    p_pop_g<-c(0.01) # default at .01
    
    # Fixed climate parameters (LEAVE THIS ALONE)
    p_carDecay<-c(400) # carbon decay, default 400
    p_climDelay<-c(.015) # climate decay, default 0.015

    #Variable climate parameters (TRY DIFFERENT VALUES)
    p_climSens<-c(1.5) # climate sensitivity default 2.5 LOWER
    
# years
    p_years<-c(291)

    # Economic
    ic_pop<-c(6900) # in millions
    ic_enInt<-c(5.98) # in EJ/$trill
    ic_emInt<-c(68.27) # in Mt CO2 /EJ            
    ic_K<-c(139.65) # $trill   
    ic_TFP<-c(.03)

    # Climate
    ic_preCO2<-c(275) # ppm
    ic_nowCO2<-c(380) # ppm
    ic_T<-c(0.8) # degree C above preindustrial

    # creating empty matrices for storing data
    year<-matrix(0,p_years,1)    
    pop<-matrix(0, p_years,1)
    enInt<-matrix(0, p_years,1)
    emInt<-matrix(0, p_years,1)    
    TFP<-matrix(0, p_years,1)
    Y_gross<-matrix(0, p_years,1)
    K<-matrix(0, p_years,1)
    gdppc<-matrix(0, p_years,1)
    CO2ppm<-matrix(0, p_years,1)
    em_MtCO2<-matrix(0,p_years,1)
    em_ppm<-matrix(0,p_years,1)
    Y_net<-matrix(0,p_years,1)
    C<-matrix(0,p_years,1)
    C_pc<-matrix(0,p_years,1)
    Teq<-matrix(0,p_years,1)
    climateDamage<-matrix(0,p_years,1)
    

     # initializing for first period    
    year[1]<-2010
    pop[1]<-ic_pop
    enInt[1]<-ic_enInt    
    emInt[1]<-ic_emInt
    TFP[1]<-ic_TFP

    for (j in 2:p_years) {
      year[j]<-year[j-1]+1
      pop[j]=pop[j-1]*(1+p_pop_g)
      enInt[j]=enInt[j-1]*(1+p_enInt_g)
      emInt[j]=emInt[j-1]*(1+p_emInt_g)
      TFP[j]=TFP[j-1]*(1+p_TFP_g)
    }
    
     # initializing for first period
    #Part 1: Economic model w/o climate damages
    K[1]<-ic_K
    Y_gross[1]<-TFP[1]*K[1]^p_capShare*pop[1]^(1-p_capShare)
      
    #Part 2: climate model
    #CO2 concentration
    CO2ppm[1]<-ic_nowCO2                      
    T[1]=ic_T

    #Part 3: Economic model with climate damages
    #climate damages
    climateShare<-(p_damage*T[1]^2)/(1+p_damage*T[1]^2) # damage function
    climateDamage[1]<-climateShare*Y_gross[1] #climate damages
    Y_net[1]<-Y_gross[1]-climateDamage[1] # net of damages output          
    C[1]<-Y_net[1]-p_saving*Y_net[1]
    C_pc[1]<-(C[1]/pop[1])*1000      


    # looping over rest of the years
    for (j in 2:p_years) {
      
      #Part 1: Economic model w/o climate damages     
      #Economic output 
      K[j]<-(1-p_capDep)*K[j-1]+p_saving*Y_net[j-1]  #capital accumulation
      Y_gross[j]<-TFP[j]*K[j]^p_capShare*pop[j]^(1-p_capShare) #Cobb-Douglas production function
      gdppc[j]=Y_gross[j]/pop[j]

      #emissions
      em_MtCO2[j]<-pop[j]*gdppc[j]*enInt[j]*emInt[j] #Kaya identity
      em_ppm[j]<-em_MtCO2[j]/7810 # convert to atmospheric CO2 concentrations
      
      #Part 2: climate model     
      #CO2 concentration
      CO2ppm[j]<-CO2ppm[j-1]+0.5*((em_ppm[j])- (CO2ppm[j-1]-(ic_preCO2))/(p_carDecay)) #CO2 concentration accumulation                             
    
      #Radiative forcing
      rad_CO2_Wpm2<-5.35*log(CO2ppm[j]/ic_preCO2)

      # Converting to temperature  
      Teq[j]<-rad_CO2_Wpm2*(p_climSens/(5.3*log(2))) #Equilibrium temperature
      T[j]=T[j-1]+p_climDelay*(Teq[j]-T[j-1]) #Transient temperature
    }  
## ---- chunk 21
plot(year[2:j], Teq[2:j], ylab="Equilibrium temperature (C)")
## ---- chunk 22
# Fixed Economic parameters (LEAVE THIS ALONE FOR NOW)
    p_saving<-c(.22) # output saved, default at 0.22
    p_capShare<-c(.3) # Cobb-Douglas capital share, default at 0.3
    p_capDep<-c(.1) # capital depreciation, default at 0.1
    p_TFP_g<-c(.005) # TFP growth rate, default at 0.005   
    p_damage<-c(.009) # default at 0.009

    # Variable Economic parameters (TRY DIFFERENT VALUES)
    p_emInt_g<-c(-.005) # default at -.005
    p_enInt_g<-c(-1.9) # default at -.01
    p_pop_g<-c(0.01) # default at .01
    
    # Fixed climate parameters (LEAVE THIS ALONE)
    p_carDecay<-c(400) # carbon decay, default 400
    p_climDelay<-c(.015) # climate decay, default 0.015

    #Variable climate parameters (TRY DIFFERENT VALUES)
    p_climSens<-c(4.5) # climate sensitivity default 2.5 UPPER
    
# years
    p_years<-c(291)

    # Economic
    ic_pop<-c(6900) # in millions
    ic_enInt<-c(5.98) # in EJ/$trill
    ic_emInt<-c(68.27) # in Mt CO2 /EJ            
    ic_K<-c(139.65) # $trill   
    ic_TFP<-c(.03)

    # Climate
    ic_preCO2<-c(275) # ppm
    ic_nowCO2<-c(380) # ppm
    ic_T<-c(0.8) # degree C above preindustrial

    # creating empty matrices for storing data
    year<-matrix(0,p_years,1)    
    pop<-matrix(0, p_years,1)
    enInt<-matrix(0, p_years,1)
    emInt<-matrix(0, p_years,1)    
    TFP<-matrix(0, p_years,1)
    Y_gross<-matrix(0, p_years,1)
    K<-matrix(0, p_years,1)
    gdppc<-matrix(0, p_years,1)
    CO2ppm<-matrix(0, p_years,1)
    em_MtCO2<-matrix(0,p_years,1)
    em_ppm<-matrix(0,p_years,1)
    Y_net<-matrix(0,p_years,1)
    C<-matrix(0,p_years,1)
    C_pc<-matrix(0,p_years,1)
    Teq<-matrix(0,p_years,1)
    climateDamage<-matrix(0,p_years,1)
    

     # initializing for first period    
    year[1]<-2010
    pop[1]<-ic_pop
    enInt[1]<-ic_enInt    
    emInt[1]<-ic_emInt
    TFP[1]<-ic_TFP

    for (j in 2:p_years) {
      year[j]<-year[j-1]+1
      pop[j]=pop[j-1]*(1+p_pop_g)
      enInt[j]=enInt[j-1]*(1+p_enInt_g)
      emInt[j]=emInt[j-1]*(1+p_emInt_g)
      TFP[j]=TFP[j-1]*(1+p_TFP_g)
    }
    
     # initializing for first period
    #Part 1: Economic model w/o climate damages
    K[1]<-ic_K
    Y_gross[1]<-TFP[1]*K[1]^p_capShare*pop[1]^(1-p_capShare)
      
    #Part 2: climate model
    #CO2 concentration
    CO2ppm[1]<-ic_nowCO2                      
    T[1]=ic_T

    #Part 3: Economic model with climate damages
    #climate damages
    climateShare<-(p_damage*T[1]^2)/(1+p_damage*T[1]^2) # damage function
    climateDamage[1]<-climateShare*Y_gross[1] #climate damages
    Y_net[1]<-Y_gross[1]-climateDamage[1] # net of damages output          
    C[1]<-Y_net[1]-p_saving*Y_net[1]
    C_pc[1]<-(C[1]/pop[1])*1000      


    # looping over rest of the years
    for (j in 2:p_years) {
      
      #Part 1: Economic model w/o climate damages     
      #Economic output 
      K[j]<-(1-p_capDep)*K[j-1]+p_saving*Y_net[j-1]  #capital accumulation
      Y_gross[j]<-TFP[j]*K[j]^p_capShare*pop[j]^(1-p_capShare) #Cobb-Douglas production function
      gdppc[j]=Y_gross[j]/pop[j]

      #emissions
      em_MtCO2[j]<-pop[j]*gdppc[j]*enInt[j]*emInt[j] #Kaya identity
      em_ppm[j]<-em_MtCO2[j]/7810 # convert to atmospheric CO2 concentrations
      
      #Part 2: climate model     
      #CO2 concentration
      CO2ppm[j]<-CO2ppm[j-1]+0.5*((em_ppm[j])- (CO2ppm[j-1]-(ic_preCO2))/(p_carDecay)) #CO2 concentration accumulation                             
    
      #Radiative forcing
      rad_CO2_Wpm2<-5.35*log(CO2ppm[j]/ic_preCO2)

      # Converting to temperature  
      Teq[j]<-rad_CO2_Wpm2*(p_climSens/(5.3*log(2))) #Equilibrium temperature
      T[j]=T[j-1]+p_climDelay*(Teq[j]-T[j-1]) #Transient temperature
    } 
## ---- chunk 23
plot(year[2:j], Teq[2:j], ylab="Equilibrium temperature (C)")
## ---- chunk 24
# Fixed Economic parameters (LEAVE THIS ALONE FOR NOW)
    p_saving<-c(.22) # output saved, default at 0.22
    p_capShare<-c(.3) # Cobb-Douglas capital share, default at 0.3
    p_capDep<-c(.1) # capital depreciation, default at 0.1
    p_TFP_g<-c(.005) # TFP growth rate, default at 0.005   
    p_damage<-c(.009) # default at 0.009

    # Variable Economic parameters (TRY DIFFERENT VALUES)
    p_emInt_g<-c(-.005) # default at -.005
    p_enInt_g<-c(-.01) # default at -.01
    p_pop_g<-c(0.01) # default at .01
    
    # Fixed climate parameters (LEAVE THIS ALONE)
    p_carDecay<-c(400) # carbon decay, default 400
    p_climDelay<-c(.015) # climate decay, default 0.015

    #Variable climate parameters (TRY DIFFERENT VALUES)
    p_climSens<-c(2.5) # climate sensitivity default 2.5
## ---- chunk 25
# years
    p_years<-c(291)

#initial conditions
    # Economic
    ic_pop<-c(6900) # in millions
    ic_enInt<-c(5.98) # in EJ/$trill
    ic_emInt<-c(68.27) # in Mt CO2 /EJ            
    ic_K<-c(139.65) # $trill   
    ic_TFP<-c(.03)

    # Climate
    ic_preCO2<-c(275) # ppm
    ic_nowCO2<-c(380) # ppm
    ic_T<-c(0.8) # degree C above preindustrial

    # creating empty matrices for storing data
    year<-matrix(0,p_years,1)    
    pop<-matrix(0, p_years,1)
    enInt<-matrix(0, p_years,1)
    emInt<-matrix(0, p_years,1)    
    TFP<-matrix(0, p_years,1)
    Y_gross<-matrix(0, p_years,1)
    K<-matrix(0, p_years,1)
    gdppc<-matrix(0, p_years,1)
    CO2ppm<-matrix(0, p_years,1)
    em_MtCO2<-matrix(0,p_years,1)
    em_ppm<-matrix(0,p_years,1)
    Y_net<-matrix(0,p_years,1)
    C<-matrix(0,p_years,1)
    C_pc<-matrix(0,p_years,1)
    Teq<-matrix(0,p_years,1)
    climateDamage<-matrix(0,p_years,1)
    
    # initializing for first period    
    year[1]<-2010
    pop[1]<-ic_pop
    enInt[1]<-ic_enInt    
    emInt[1]<-ic_emInt
    TFP[1]<-ic_TFP

    for (j in 2:p_years) {
      year[j]<-year[j-1]+1
      pop[j]=pop[j-1]*(1+p_pop_g)
      enInt[j]=enInt[j-1]*(1+p_enInt_g)
      emInt[j]=emInt[j-1]*(1+p_emInt_g)
      TFP[j]=TFP[j-1]*(1+p_TFP_g)
    }
      
       # initializing for first period (BAU)
    #Part 1: Economic model w/o climate damages
    K[1]<-ic_K
    Y_gross[1]<-TFP[1]*K[1]^p_capShare*pop[1]^(1-p_capShare)
      
    #Part 2: climate model
    #CO2 concentration
    CO2ppm[1]<-ic_nowCO2                      
    T[1]=ic_T

    #Part 3: Economic model with climate damages
    #climate damages
    climateShare<-(p_damage*T[1]^2)/(1+p_damage*T[1]^2) # damage function
    climateDamage[1]<-climateShare*Y_gross[1] #climate damages
    Y_net[1]<-Y_gross[1]-climateDamage[1] # net of damages output          
    C[1]<-Y_net[1]-p_saving*Y_net[1]
    C_pc[1]<-(C[1]/pop[1])*1000      


    # looping over rest of the years
    for (j in 2:p_years) {
      
      #Part 1: Economic model w/o climate damages     
      #Economic output 
      K[j]<-(1-p_capDep)*K[j-1]+p_saving*Y_net[j-1]  #capital accumulation
      Y_gross[j]<-TFP[j]*K[j]^p_capShare*pop[j]^(1-p_capShare) #Cobb-Douglas production function
      gdppc[j]=Y_gross[j]/pop[j]

      #emissions
      em_MtCO2[j]<-pop[j]*gdppc[j]*enInt[j]*emInt[j] #Kaya identity
      em_ppm[j]<-em_MtCO2[j]/7810 # convert to atmospheric CO2 concentrations
      
      #Part 2: climate model     
      #CO2 concentration
      CO2ppm[j]<-CO2ppm[j-1]+0.5*((em_ppm[j])- (CO2ppm[j-1]-(ic_preCO2))/(p_carDecay)) #CO2 concentration accumulation                             
    
      #Radiative forcing
      rad_CO2_Wpm2<-5.35*log(CO2ppm[j]/ic_preCO2)

      # Converting to temperature  
      Teq[j]<-rad_CO2_Wpm2*(p_climSens/(5.3*log(2))) #Equilibrium temperature
      T[j]=T[j-1]+p_climDelay*(Teq[j]-T[j-1]) #Transient temperature

      #Part 3: Economic model with climate damages
      climateShare<-(p_damage*T[j]^2)/(1+p_damage*T[j]^2) # damage function
      climateDamage[j]<-climateShare*Y_gross[j] # climate damages
      Y_net[j]<-Y_gross[j]-climateDamage[j] # output net of damages          
      C[j]<-Y_net[j]-p_saving*Y_net[j] # consumption 
      C_pc[j]<-(C[j]/pop[j])*1000 #per capita consumption     
    }
    
   bau_damages <- climateDamage[j]  #save bau annual damages as a vector 
## ---- chunk 26
# years
    p_years<-c(291)

    # Economic
    ic_pop<-c(6900) # in millions
    ic_enInt<-c(5.98) # in EJ/$trill
    ic_emInt<-c(68.27) # in Mt CO2 /EJ ADD .000001 here? = 1 ton           
    ic_K<-c(139.65) # $trill   
    ic_TFP<-c(.03)

    # Climate
    ic_preCO2<-c(275) # ppm
    ic_nowCO2<-c(380) # ppm
    ic_T<-c(0.8) # degree C above preindustrial

    # creating empty matrices for storing data
    year<-matrix(0,p_years,1)    
    pop<-matrix(0, p_years,1)
    enInt<-matrix(0, p_years,1)
    emInt<-matrix(0, p_years,1)    
    TFP<-matrix(0, p_years,1)
    Y_gross<-matrix(0, p_years,1)
    K<-matrix(0, p_years,1)
    gdppc<-matrix(0, p_years,1)
    CO2ppm<-matrix(0, p_years,1)
    em_MtCO2<-matrix(0,p_years,1)
    em_ppm<-matrix(0,p_years,1)
    Y_net<-matrix(0,p_years,1)
    C<-matrix(0,p_years,1)
    C_pc<-matrix(0,p_years,1)
    Teq<-matrix(0,p_years,1)
    climateDamage<-matrix(0,p_years,1) 
    extra_em<-matrix(0,p_years,1)
    extra_em[2]<-(0.000001)

# initializing for first period    
    year[1]<-2010
    pop[1]<-ic_pop
    enInt[1]<-ic_enInt    
    emInt[1]<-ic_emInt
    TFP[1]<-ic_TFP
    
# for year 2
    year[2]<-2011
    pop[2]<-ic_pop
    enInt[2]<-ic_enInt    
    emInt[2]<-ic_emInt
    TFP[2]<-ic_TFP
    
    for (j in 3:p_years) {
      year[j]<-year[j-1]+1
      pop[j]=pop[j-1]*(1+p_pop_g)
      enInt[j]=enInt[j-1]*(1+p_enInt_g)
      emInt[j]=emInt[j-1]*(1+p_emInt_g)
      TFP[j]=TFP[j-1]*(1+p_TFP_g)
    }
      
       # initializing for first period (BAU)
    #Part 1: Economic model w/o climate damages
    K[1]<-ic_K
    Y_gross[1]<-TFP[1]*K[1]^p_capShare*pop[1]^(1-p_capShare)
      
    #Part 2: climate model
    #CO2 concentration
    CO2ppm[1]<-ic_nowCO2                      
    T[1]=ic_T

    #Part 3: Economic model with climate damages
    #climate damages
    climateShare<-(p_damage*T[1]^2)/(1+p_damage*T[1]^2) # damage function
    climateDamage[1]<-climateShare*Y_gross[1] #climate damages
    Y_net[1]<-Y_gross[1]-climateDamage[1] # net of damages output          
    C[1]<-Y_net[1]-p_saving*Y_net[1]
    C_pc[1]<-(C[1]/pop[1])*1000      


    # looping over rest of the years
    for (j in 2:p_years) {
      
      #Part 1: Economic model w/o climate damages     
      #Economic output 
      K[j]<-(1-p_capDep)*K[j-1]+p_saving*Y_net[j-1]  #capital accumulation
      Y_gross[j]<-TFP[j]*K[j]^p_capShare*pop[j]^(1-p_capShare) #Cobb-Douglas production function
      gdppc[j]=Y_gross[j]/pop[j]

      #emissions
      em_MtCO2[j]<-pop[j]*gdppc[j]*enInt[j]*emInt[j] + extra_em[j] #Kaya identity: ADDED .000001 here
      em_ppm[j]<-em_MtCO2[j]/7810 # convert to atmospheric CO2 concentrations
      
      #Part 2: climate model     
      #CO2 concentration
      CO2ppm[j]<-CO2ppm[j-1]+0.5*((em_ppm[j])- (CO2ppm[j-1]-(ic_preCO2))/(p_carDecay)) #CO2 concentration accumulation                             
    
      #Radiative forcing
      rad_CO2_Wpm2<-5.35*log(CO2ppm[j]/ic_preCO2)

      # Converting to temperature  
      Teq[j]<-rad_CO2_Wpm2*(p_climSens/(5.3*log(2))) #Equilibrium temperature
      T[j]=T[j-1]+p_climDelay*(Teq[j]-T[j-1]) #Transient temperature

      #Part 3: Economic model with climate damages
      climateShare<-(p_damage*T[j]^2)/(1+p_damage*T[j]^2) # damage function
      climateDamage[j]<-climateShare*Y_gross[j] # climate damages
      Y_net[j]<-Y_gross[j]-climateDamage[j] # output net of damages          
      C[j]<-Y_net[j]-p_saving*Y_net[j] # consumption 
      C_pc[j]<-(C[j]/pop[j])*1000 #per capita consumption     
    }
    
   extra_damages <- Y_net[j]  #save extra damages as a vector 
